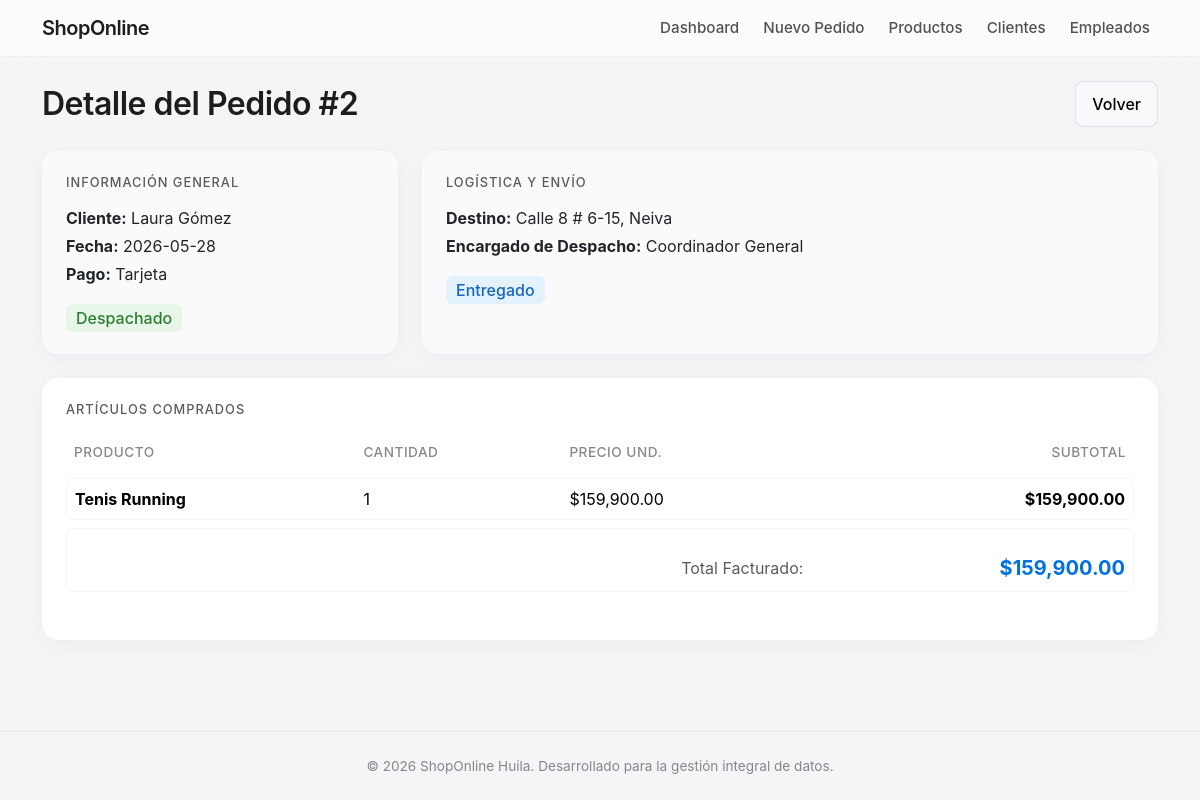
Page /ver_pedido.php?id=2 on the committed database.
### tables this page shows
CREATE TABLE IF NOT EXISTS pedido (
    id_pedido INT AUTO_INCREMENT PRIMARY KEY,
    id_cliente INT NOT NULL,
    fecha_pedido DATE NOT NULL,
    total DECIMAL(12,2) DEFAULT 0,
    estado VARCHAR(100),
    FOREIGN KEY (id_cliente) REFERENCES cliente(id_cliente)
);

CREATE TABLE IF NOT EXISTS cliente (
    id_cliente INT AUTO_INCREMENT PRIMARY KEY,
    nombre VARCHAR(100) NOT NULL,
    apellido VARCHAR(100) NOT NULL,
    correo VARCHAR(150),
    telefono VARCHAR(20)
);

CREATE TABLE IF NOT EXISTS pago (
    id_pago INT AUTO_INCREMENT PRIMARY KEY,
    id_pedido INT NOT NULL,
    fecha_pago DATE,
    metodo_pago VARCHAR(50),
    valor_pagado DECIMAL(12,2),
    FOREIGN KEY (id_pedido) REFERENCES pedido(id_pedido)
);

CREATE TABLE IF NOT EXISTS envio (
    id_envio INT AUTO_INCREMENT PRIMARY KEY,
    id_pedido INT NOT NULL,
    direccion_envio VARCHAR(200),
    ciudad VARCHAR(100),
    telefono_contacto VARCHAR(20),
    FOREIGN KEY (id_pedido) REFERENCES pedido(id_pedido)
);

CREATE TABLE IF NOT EXISTS empleado (
    id_empleado INT AUTO_INCREMENT PRIMARY KEY,
    nombre VARCHAR(100) NOT NULL,
    apellido VARCHAR(100) NOT NULL,
    cargo VARCHAR(100),
    salario DECIMAL(12,2) DEFAULT 0,
    fecha_ingreso DATE
);

CREATE TABLE IF NOT EXISTS despacho (
    id_despacho INT AUTO_INCREMENT PRIMARY KEY,
    id_pedido INT NOT NULL,
    id_empleado INT NOT NULL,
    fecha_despacho DATE,
    estado_despacho VARCHAR(100),
    FOREIGN KEY (id_pedido) REFERENCES pedido(id_pedido),
    FOREIGN KEY (id_empleado) REFERENCES empleado(id_empleado)
);

CREATE TABLE IF NOT EXISTS detalle_pedido (
    id_detalle INT AUTO_INCREMENT PRIMARY KEY,
    id_pedido INT NOT NULL,
    id_producto INT NOT NULL,
    cantidad INT DEFAULT 1,
    subtotal DECIMAL(12,2) DEFAULT 0,
    FOREIGN KEY (id_pedido) REFERENCES pedido(id_pedido),
    FOREIGN KEY (id_producto) REFERENCES producto(id_producto)
);

CREATE TABLE IF NOT EXISTS producto (
    id_producto INT AUTO_INCREMENT PRIMARY KEY,
    id_categoria INT NOT NULL,
    nombre_producto VARCHAR(150) NOT NULL,
    precio DECIMAL(10,2) NOT NULL DEFAULT 0,
    stock INT NOT NULL DEFAULT 0,
    FOREIGN KEY (id_categoria) REFERENCES categoria(id_categoria)
);

### ver_pedido.php (the view, shortened to what this page needs)
<?php
require 'db.php';
require 'header.php';
$id_pedido = isset($_GET['id']) ? intval($_GET['id']) : 0;
$p_res = $conn->query("SELECT p.*, c.nombre AS c_nom, c.apellido AS c_ape, c.correo, e.direccion_envio, e.ciudad, pag.metodo_pago, d.estado_despacho, emp.nombre AS e_nom, emp.apellido AS e_ape
                       FROM pedido p
                       INNER JOIN cliente c ON p.id_cliente = c.id_cliente
                       INNER JOIN envio e ON p.id_pedido = e.id_pedido
                       INNER JOIN pago pag ON p.id_pedido = pag.id_pedido
                       INNER JOIN despacho d ON p.id_pedido = d.id_pedido
                       INNER JOIN empleado emp ON d.id_empleado = emp.id_empleado
                       WHERE p.id_pedido = $id_pedido");
$p = $p_res->fetch_assoc();
?>
<div class="d-flex justify-content-between align-items-center mb-4">
    <h2 class="section-title mb-0">Detalle del Pedido #<?php echo $id_pedido; ?></h2>
    <a href="index.php" class="btn btn-light border">Volver</a>
</div>
<div class="row">
    <div class="col-md-4 mb-4">
        <div class="card h-100" style="background-color: #fafafa;">
            <h6 class="text-muted mb-3 text-uppercase" style="font-size: 0.8rem; letter-spacing: 1px;">Información General</h6>
            <p class="mb-1"><strong>Cliente:</strong> <?php echo $p['c_nom'] . " " . $p['c_ape']; ?></p>
            <p class="mb-1"><strong>Fecha:</strong> <?php echo $p['fecha_pedido']; ?></p>
            <p class="mb-1"><strong>Pago:</strong> <?php echo $p['metodo_pago']; ?></p>
            <p class="mb-0 mt-3"><span style="background: #e8f5e9; color: #2e7d32; padding: 4px 10px; border-radius: 6px; font-weight: 500;"><?php echo $p['estado']; ?></span></p>
        </div>
    </div>
    <div class="col-md-8 mb-4">
        <div class="card h-100" style="background-color: #fafafa;">
            <h6 class="text-muted mb-3 text-uppercase" style="font-size: 0.8rem; letter-spacing: 1px;">Logística y Envío</h6>
            <p class="mb-1"><strong>Destino:</strong> <?php echo $p['direccion_envio']; ?>, <?php echo $p['ciudad']; ?></p>
            <p class="mb-1"><strong>Encargado de Despacho:</strong> <?php echo $p['e_nom'] . " " . $p['e_ape']; ?></p>
            <p class="mb-0 mt-3"><span style="background: #e3f2fd; color: #1565c0; padding: 4px 10px; border-radius: 6px; font-weight: 500;"><?php echo $p['estado_despacho']; ?></span></p>
        </div>
    </div>
    <div class="col-12">
        <div class="card">
            <h6 class="text-muted mb-3 text-uppercase" style="font-size: 0.8rem; letter-spacing: 1px;">Artículos Comprados</h6>
            <div class="table-responsive">
                <table class="table align-middle">
                    <thead><tr><th>Producto</th><th>Cantidad</th><th>Precio Und.</th><th class="text-end">Subtotal</th></tr></thead>
                    <tbody>
                        <?php
                        $det_res = $conn->query("SELECT dp.*, pr.nombre_producto, pr.precio FROM detalle_pedido dp
                                                 INNER JOIN producto pr ON dp.id_producto = pr.id_producto
                                                 WHERE dp.id_pedido = $id_pedido");
                        while($d = $det_res->fetch_assoc()) {
                            echo "<tr>
                                    <td><strong>{$d['nombre_producto']}</strong></td>
                                    <td>{$d['cantidad']}</td>
                                    <td>$" . number_format($d['precio'], 2) . "</td>
                                    <td class='text-end fw-bold'>$" . number_format($d['subtotal'], 2) . "</td>
                                  </tr>";
                        }
                        ?>
                        <tr>
                            <td colspan="3" class="text-end text-muted pt-4">Total Facturado:</td>
                            <td class="text-end pt-4" style="font-size: 1.25rem; font-weight: 700; color: #0071e3;">$<?php echo number_format($p['total'], 2); ?></td>
                        </tr>
                    </tbody>
                </table>
            </div>
        </div>
    </div>
</div>
<?php require 'footer.php'; ?>

### header.php (style rules this page uses)
body { background-color: #f5f5f7; font-family: -apple-system, BlinkMacSystemFont, "Segoe UI", Roboto, Helvetica, Arial, sans-serif; color: #1d1d1f; }
.card { border: none; border-radius: 16px; box-shadow: 0 4px 24px rgba(0, 0, 0, 0.04); background: #ffffff; padding: 24px; }
.section-title { font-weight: 600; letter-spacing: -0.5px; margin-bottom: 20px; color: #1d1d1f; }
.btn { border-radius: 8px; font-weight: 500; padding: 10px 16px; transition: all 0.2s ease; }
.table { border-collapse: separate; border-spacing: 0 8px; margin-top: -8px; }
.table thead th { border-bottom: none; color: #86868b; font-weight: 500; font-size: 0.85rem; text-transform: uppercase; letter-spacing: 0.5px; }
.table tbody tr { background: #fff; box-shadow: 0 1px 2px rgba(0,0,0,0.02); border-radius: 8px; transition: transform 0.1s; }
.table td { border-top: 1px solid #f5f5f7; border-bottom: 1px solid #f5f5f7; vertical-align: middle; }
.table td:first-child { border-left: 1px solid #f5f5f7; border-top-left-radius: 8px; border-bottom-left-radius: 8px; }
.table td:last-child { border-right: 1px solid #f5f5f7; border-top-right-radius: 8px; border-bottom-right-radius: 8px; }

### rows in the picture
pedido: id_cliente.nombre "Laura", id_cliente.apellido "Gómez", fecha_pedido "2026-05-28", pago.metodo_pago "Tarjeta", estado "Despachado", envio.direccion_envio "Calle 8 # 6-15", envio.ciudad "Neiva", empleado.nombre "Coordinador", empleado.apellido "General", despacho.estado_despacho "Entregado", total "159,900.00"
detalle_pedido: id_producto.nombre_producto "Tenis Running", cantidad "1", id_producto.precio "159,900.00", subtotal "159,900.00"

### other values in the picture
$id_pedido "2"
